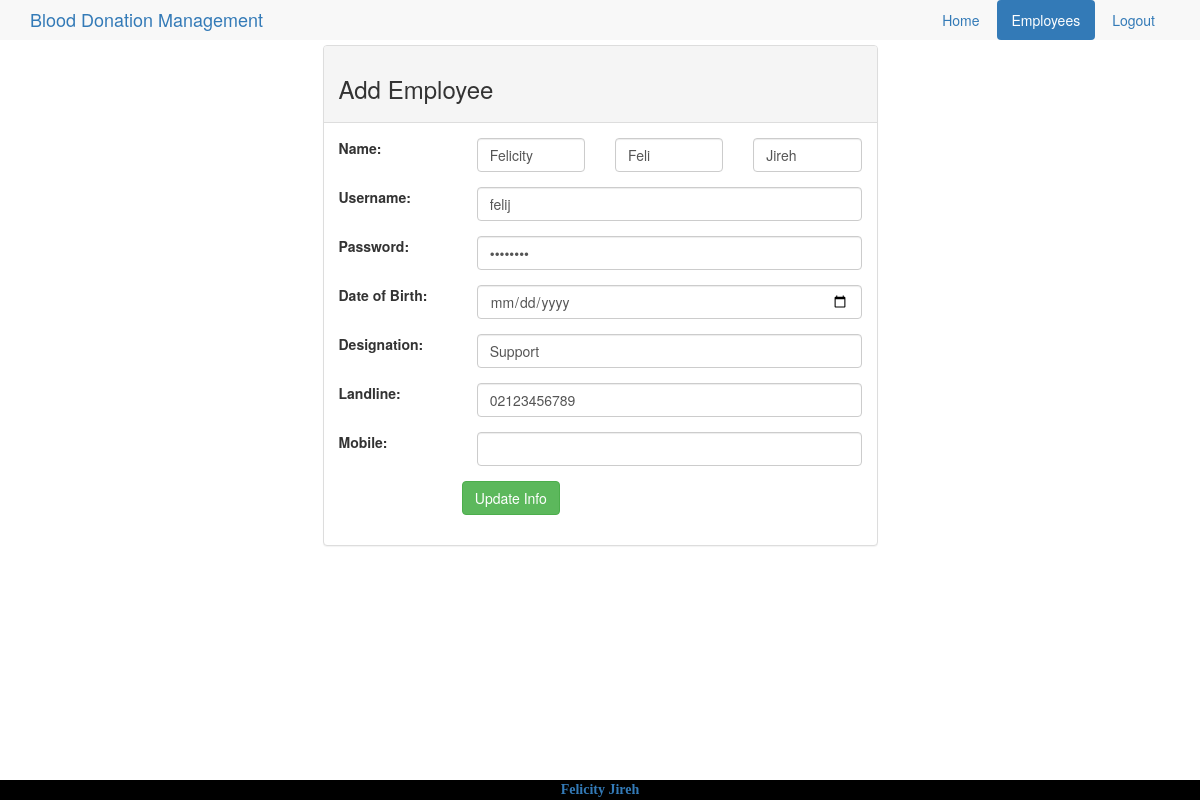
The page /admin/edit.php?id=101 (signed in) on the database its author committed.
### tables this page shows
CREATE TABLE IF NOT EXISTS `employees` (
  `id` int(10) NOT NULL,
  `f_name` varchar(20) NOT NULL,
  `m_name` varchar(20) NOT NULL,
  `l_name` varchar(20) NOT NULL,
  `username` varchar(20) NOT NULL,
  `password` varchar(20) NOT NULL,
  `bday` date NOT NULL,
  `prc_nr` int(20) NOT NULL,
  `designation` varchar(20) NOT NULL,
  `landline` varchar(20) NOT NULL,
  `phone` varchar(20) NOT NULL
);

### admin/php/DBConnect.php (called while the page is built, shortened)
<?php
class DBConnect {
    private $db = NULL;
    public function __construct() {
        $dsn = 'mysql:dbname=' . self::DB_NAME . ';host=' . self::DB_SERVER;
        try {
            $this->db = new PDO($dsn, self::DB_USER, self::DB_PASSWORD);
        } catch (PDOException $e) {
            throw new Exception('Connection failed: ' .
            $e->getMessage());
        }
        return $this->db;
    }
    public function getEmployees(){
        $stmt = $this->db->prepare("SELECT * FROM employees");
        $stmt->execute();
        return $stmt->fetchAll();
    }
    public function getEmployeeById($id){
        $stmt = $this->db->prepare("SELECT * FROM employees WHERE id=?");
        $stmt->execute([$id]);
        return $stmt->fetchAll();
    }
}

### admin/edit.php (the view, shortened to what this page needs)
<?php
if(isset($_GET['id'])){
    $id = $_GET['id'];
}
require_once 'php/DBConnect.php';
$db = new DBConnect();
$db->auth();
$employee = $db->getEmployeeById($id);
$employees = $db->getEmployees();
include 'layout/_header.php';
include 'layout/_top_nav.php';
?>
<div class="container">
    <div class="row">
        <div class="col-md-3"></div>
        <div class="col-md-6">
            <div class="panel panel-default">
                <div class="panel-heading">
                    <h3>Add Employee</h3>
                </div>
                <div class="panel-body">
                    <form class="form-horizontal" role="form" method="post" action="edit.php">
                        <div class="form-group">
                            <label class="col-md-3">Name:</label>
                            <div class="col-sm-3"> <input type="text" value="<?= $employee[0]['f_name']; ?>" name="firstName" class="form-control" placeholder="First Name" required="true"> </div>
                            <div class="col-sm-3"><input type="text" value="<?= $employee[0]['m_name']; ?>" name="middleName" class="form-control" placeholder="Middle Name"></div>
                            <div class="col-sm-3"><input type="text" value="<?= $employee[0]['l_name']; ?>" name="lastName" class="form-control" placeholder="Last Name" required="true"></div>
                        </div>
                        <div class="form-group">
                            <label class="col-md-3">Username:</label>
                            <div class="col-sm-9"><input type="text" value="<?= $employee[0]['username']; ?>" name="username" class="form-control" required="true"></div>
                        </div>
                        <div class="form-group">
                            <label class="col-md-3">Password:</label>
                            <div class="col-sm-9"><input type="password" value="<?= $employee[0]['password']; ?>" name="password" class="form-control" required="true"></div>
                        </div>
                        <div class="form-group">
                            <label class="col-md-3">Date of Birth:</label>
                            <div class="col-sm-9"><input type="date" value="<?= $employee[0]['b_day']; ?>" name="dob" class="form-control" required="true"></div>
                        </div>
                        <div class="form-group">
                            <label class="col-md-3">Designation:</label>
                            <div class="col-sm-9"><input type="text" value="<?= $employee[0]['designation']; ?>" name="designation" class="form-control" required="true"></div>
                        </div>
                        <div class="form-group">
                            <label class="col-md-3">Landline:</label>
                            <div class="col-sm-9"><input type="number" value="<?= $employee[0]['landline']; ?>" min="0" max="10000000000" name="landline" class="form-control" required="true"></div>
                        </div>
                        <div class="form-group">
                            <label class="col-md-3">Mobile:</label>
                            <div class="col-sm-9"><input type="number" value="<?= $employee[0]['mobile_nr']; ?>" min="0" max="10000000000" name="mobile" class="form-control" required="true"></div>
                        </div>
                        <div class="form-group">
                            <label class="col-md-3"></label>
                            <button type="submit" class="btn btn-success btn-md" name="submit">Update Info</button>
                        </div>
                    </form>
                </div>
            </div>
        </div>
        <div class="col-md-3"></div>
    </div>
</div>
<?php include 'layout/_footer.php'; ?>

### admin/css/mystyle.css (style rules this page uses)
body { padding-top: 3.2em; }

### rows shown on the page
employees: firstName "Felicity", middleName "Feli", lastName "Jireh", username "felij", designation "Support", landline "02123456789"
